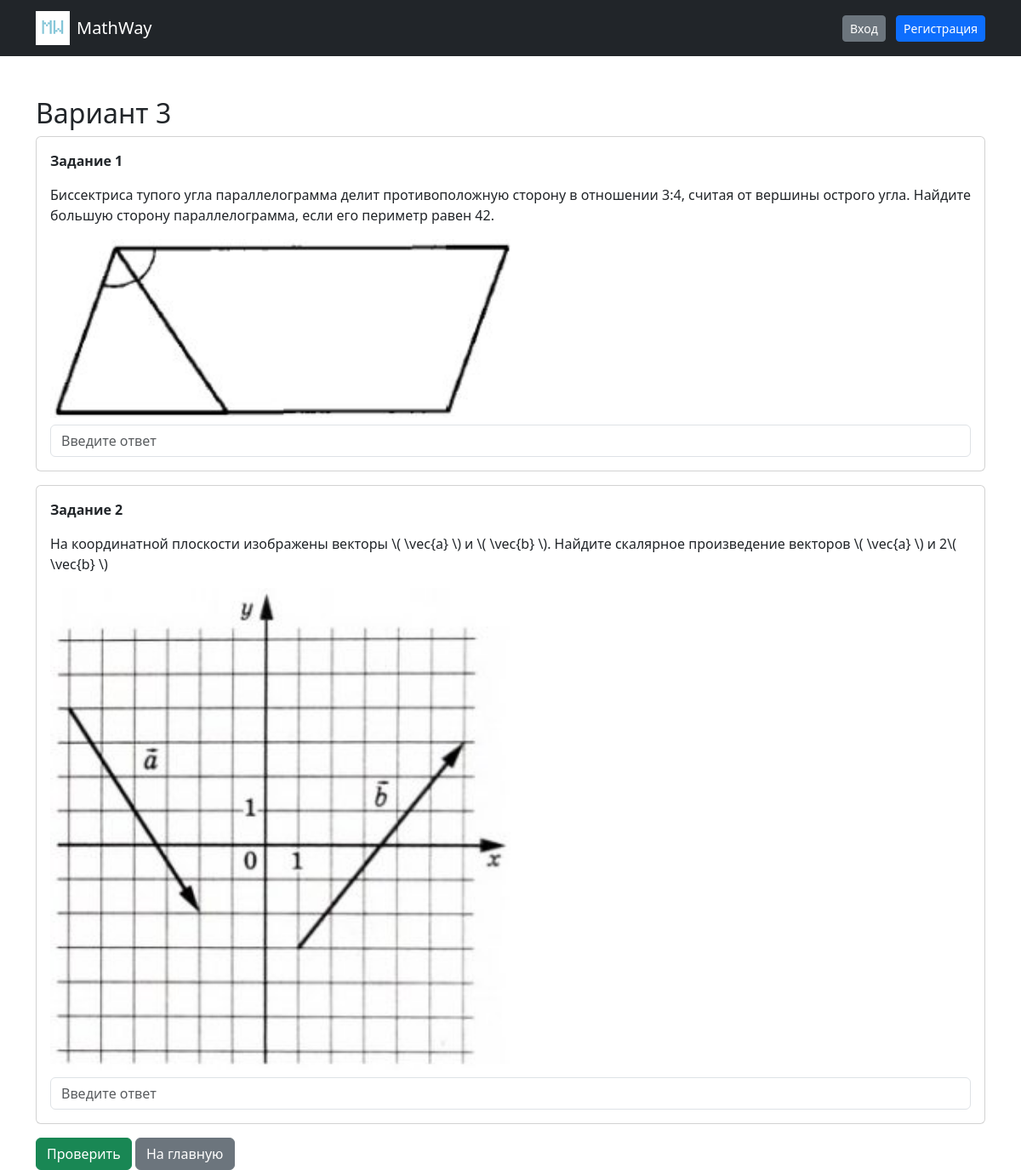
The app's page /variant/3 with its own data.
### models.py (models this page shows)
class Task(db.Model):
    id = db.Column(db.Integer, primary_key=True)
    question = db.Column(db.Text, nullable=False)
    answer = db.Column(db.String(100), nullable=False)
    topic = db.Column(db.String(10), nullable=False)
    image_url = db.Column(db.String(255))

### main.py (the view)
@app.route('/variant/<int:var_num>')
def variant(var_num):
    tasks_topic1 = Task.query.filter_by(topic=1).order_by(Task.id).all()
    tasks_topic2 = Task.query.filter_by(topic=2).order_by(Task.id).all()
    idx1 = (var_num - 1) % len(tasks_topic1)
    idx2 = (var_num - 1) % len(tasks_topic2)
    task1 = tasks_topic1[idx1]
    task2 = tasks_topic2[idx2]
    tasks = [task1, task2]
    return render_template('variant.html', tasks=tasks, var_num=var_num)

### templates/variant.html
{% extends "base.html" %}
{% block content %}
<h2>Вариант {{ var_num }}</h2>
<form method="POST" action="/check_variant/{{ var_num }}">
    {% for task in tasks %}
    <div class="card p-3 mb-3">
        <p><b>Задание {{ loop.index }}</b></p>
        <p>{{ task.question }}</p>
        {% if task.image_url and task.image_url|trim and task.image_url != 'images/2/none.png' %}
            <img src="{{ url_for('static', filename=task.image_url) }}" class="img-fluid w-50 mb-2">
        {% endif %}
        <input type="text"
               name="answer_{{ task.id }}"
               class="form-control"
               placeholder="Введите ответ"
               >
    </div>
    {% endfor %}
    <button type="submit" class="btn btn-success">Проверить</button>
    <a href="{{ url_for('home') }}" class="btn btn-secondary">На главную</a>
</form>
{% endblock %}

### records on screen
Task: question "Биссектриса тупого угла параллелограмма делит противоположную сторону в отношении 3:4, считая от вершины острого угла. Найдите большую сторону параллелограмма, если его периметр равен 42.", image_url (picture)
Task: question "На координатной плоскости изображены векторы \\( \\vec{a} \\) и \\( \\vec{b} \\). Найдите скалярное произведение векторов \\( \\vec{a} \\) и 2\\( \\vec{b} \\)", image_url (picture)

### other values on screen
{{ var_num }} "3"
